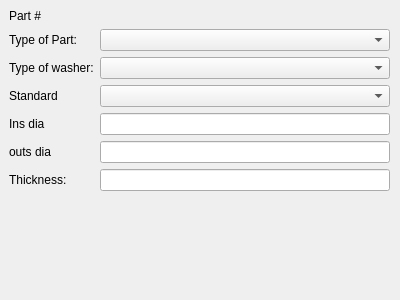
<?xml version="1.0" encoding="UTF-8"?>
<ui version="4.0">
 <class>Form</class>
 <widget class="QWidget" name="Form">
  <property name="geometry">
   <rect>
    <x>0</x>
    <y>0</y>
    <width>400</width>
    <height>300</height>
   </rect>
  </property>
  <property name="windowTitle">
   <string>Form</string>
  </property>
  <widget class="QWidget" name="">
   <property name="geometry">
    <rect>
     <x>9</x>
     <y>9</y>
     <width>381</width>
     <height>271</height>
    </rect>
   </property>
   <layout class="QFormLayout" name="formLayout">
    <item row="0" column="0">
     <widget class="QLabel" name="label">
      <property name="text">
       <string>Part # </string>
      </property>
     </widget>
    </item>
    <item row="1" column="0">
     <widget class="QLabel" name="label_2">
      <property name="text">
       <string>Type of Part:</string>
      </property>
     </widget>
    </item>
    <item row="1" column="1">
     <widget class="QComboBox" name="comboBox"/>
    </item>
    <item row="2" column="0">
     <widget class="QLabel" name="label_3">
      <property name="text">
       <string>Type of washer:</string>
      </property>
     </widget>
    </item>
    <item row="2" column="1">
     <widget class="QComboBox" name="comboBox_2"/>
    </item>
    <item row="3" column="0">
     <widget class="QLabel" name="label_4">
      <property name="text">
       <string>Standard</string>
      </property>
     </widget>
    </item>
    <item row="3" column="1">
     <widget class="QComboBox" name="comboBox_3"/>
    </item>
    <item row="4" column="0">
     <widget class="QLabel" name="label_6">
      <property name="text">
       <string>Ins dia</string>
      </property>
     </widget>
    </item>
    <item row="4" column="1">
     <widget class="QLineEdit" name="lineEdit">
      <property name="readOnly">
       <bool>true</bool>
      </property>
     </widget>
    </item>
    <item row="5" column="0">
     <widget class="QLabel" name="label_7">
      <property name="text">
       <string>outs dia</string>
      </property>
     </widget>
    </item>
    <item row="5" column="1">
     <widget class="QLineEdit" name="lineEdit_2">
      <property name="readOnly">
       <bool>true</bool>
      </property>
     </widget>
    </item>
    <item row="6" column="0">
     <widget class="QLabel" name="label_8">
      <property name="text">
       <string>Thickness:</string>
      </property>
     </widget>
    </item>
    <item row="6" column="1">
     <widget class="QLineEdit" name="lineEdit_3">
      <property name="readOnly">
       <bool>true</bool>
      </property>
     </widget>
    </item>
   </layout>
  </widget>
 </widget>
 <resources/>
 <connections/>
</ui>
